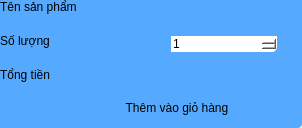
            <widget class="QWidget" name="page_home">
             <layout class="QVBoxLayout" name="verticalLayout_4">
              <property name="spacing">
               <number>0</number>
              </property>
              <property name="leftMargin">
               <number>0</number>
              </property>
              <property name="topMargin">
               <number>0</number>
              </property>
              <property name="rightMargin">
               <number>0</number>
              </property>
              <property name="bottomMargin">
               <number>0</number>
              </property>
              <item>
               <widget class="QFrame" name="frame">
                <property name="frameShape">
                 <enum>QFrame::StyledPanel</enum>
                </property>
                <property name="frameShadow">
                 <enum>QFrame::Raised</enum>
                </property>
                <widget class="QTableWidget" name="tableWidget">
                 <property name="geometry">
                  <rect>
                   <x>0</x>
                   <y>0</y>
                   <width>1001</width>
                   <height>341</height>
                  </rect>
                 </property>
                 <property name="styleSheet">
                  <string notr="true">background-color: rgb(255, 255, 255);
font: 75 10pt &quot;MS Shell Dlg 2&quot;;
</string>
                 </property>
                 <column>
                  <property name="text">
                   <string>ID</string>
                  </property>
                  <property name="textAlignment">
                   <set>AlignCenter</set>
                  </property>
                 </column>
                 <column>
                  <property name="text">
                   <string>PRICE</string>
                  </property>
                  <property name="textAlignment">
                   <set>AlignCenter</set>
                  </property>
                 </column>
                 <column>
                  <property name="text">
                   <string>BRAND</string>
                  </property>
                  <property name="textAlignment">
                   <set>AlignCenter</set>
                  </property>
                 </column>
                 <column>
                  <property name="text">
                   <string>CLICK BUY</string>
                  </property>
                  <property name="textAlignment">
                   <set>AlignCenter</set>
                  </property>
                 </column>
                </widget>
               </widget>
              </item>
              <item>
               <widget class="QFrame" name="frame_2">
                <property name="styleSheet">
                 <string notr="true">background-color: rgb(85, 170, 255);
border-bottom-left-radius:0px;
border-bottom-right-radius:5px;</string>
                </property>
                <property name="frameShape">
                 <enum>QFrame::StyledPanel</enum>
                </property>
                <property name="frameShadow">
                 <enum>QFrame::Raised</enum>
                </property>
                <layout class="QHBoxLayout" name="horizontalLayout_6">
                 <property name="spacing">
                  <number>0</number>
                 </property>
                 <property name="leftMargin">
                  <number>0</number>
                 </property>
                 <property name="topMargin">
                  <number>0</number>
                 </property>
                 <property name="rightMargin">
                  <number>0</number>
                 </property>
                 <property name="bottomMargin">
                  <number>0</number>
                 </property>
                 <item alignment="Qt::AlignHCenter|Qt::AlignVCenter">
                  <widget class="QFrame" name="frame_3">
                   <property name="frameShape">
                    <enum>QFrame::StyledPanel</enum>
                   </property>
                   <property name="frameShadow">
                    <enum>QFrame::Raised</enum>
                   </property>
                   <layout class="QHBoxLayout" name="horizontalLayout_7">
                    <property name="spacing">
                     <number>0</number>
                    </property>
                    <property name="leftMargin">
                     <number>0</number>
                    </property>
                    <property name="topMargin">
                     <number>0</number>
                    </property>
                    <property name="rightMargin">
                     <number>0</number>
                    </property>
                    <property name="bottomMargin">
                     <number>0</number>
                    </property>
                    <item alignment="Qt::AlignLeft">
                     <widget class="QFrame" name="frame_5">
                      <property name="frameShape">
                       <enum>QFrame::StyledPanel</enum>
                      </property>
                      <property name="frameShadow">
                       <enum>QFrame::Raised</enum>
                      </property>
                      <layout class="QVBoxLayout" name="verticalLayout_5">
                       <property name="spacing">
                        <number>0</number>
                       </property>
                       <property name="leftMargin">
                        <number>0</number>
                       </property>
                       <property name="topMargin">
                        <number>0</number>
                       </property>
                       <property name="rightMargin">
                        <number>0</number>
                       </property>
                       <property name="bottomMargin">
                        <number>0</number>
                       </property>
                       <item alignment="Qt::AlignLeft|Qt::AlignTop">
                        <widget class="QFrame" name="frame_7">
                         <property name="frameShape">
                          <enum>QFrame::StyledPanel</enum>
                         </property>
                         <property name="frameShadow">
                          <enum>QFrame::Raised</enum>
                         </property>
                         <layout class="QVBoxLayout" name="verticalLayout_6">
                          <property name="spacing">
                           <number>20</number>
                          </property>
                          <property name="leftMargin">
                           <number>0</number>
                          </property>
                          <property name="topMargin">
                           <number>0</number>
                          </property>
                          <property name="rightMargin">
                           <number>0</number>
                          </property>
                          <property name="bottomMargin">
                           <number>0</number>
                          </property>
                          <item>
                           <widget class="QLabel" name="label_2">
                            <property name="styleSheet">
                             <string notr="true">font: 75 14pt &quot;MS Shell Dlg 2&quot;;</string>
                            </property>
                            <property name="text">
                             <string>Tên sản phẩm</string>
                            </property>
                           </widget>
                          </item>
                          <item>
                           <widget class="QLabel" name="label_3">
                            <property name="styleSheet">
                             <string notr="true">font: 75 14pt &quot;MS Shell Dlg 2&quot;;
</string>
                            </property>
                            <property name="text">
                             <string>Số lượng</string>
                            </property>
                           </widget>
                          </item>
                          <item>
                           <widget class="QLabel" name="label_4">
                            <property name="styleSheet">
                             <string notr="true">font: 75 14pt &quot;MS Shell Dlg 2&quot;;</string>
                            </property>
                            <property name="text">
                             <string>Tổng tiền</string>
                            </property>
                           </widget>
                          </item>
                         </layout>
                        </widget>
                       </item>
                      </layout>
                     </widget>
                    </item>
                    <item>
                     <widget class="QFrame" name="frame_6">
                      <property name="frameShape">
                       <enum>QFrame::StyledPanel</enum>
                      </property>
                      <property name="frameShadow">
                       <enum>QFrame::Raised</enum>
                      </property>
                      <layout class="QVBoxLayout" name="verticalLayout_7">
                       <property name="spacing">
                        <number>0</number>
                       </property>
                       <property name="leftMargin">
                        <number>0</number>
                       </property>
                       <property name="topMargin">
                        <number>0</number>
                       </property>
                       <property name="rightMargin">
                        <number>0</number>
                       </property>
                       <property name="bottomMargin">
                        <number>0</number>
                       </property>
                       <item alignment="Qt::AlignRight|Qt::AlignTop">
                        <widget class="QFrame" name="frame_8">
                         <property name="frameShape">
                          <enum>QFrame::StyledPanel</enum>
                         </property>
                         <property name="frameShadow">
                          <enum>QFrame::Raised</enum>
                         </property>
                         <layout class="QVBoxLayout" name="verticalLayout_8">
                          <property name="spacing">
                           <number>20</number>
                          </property>
                          <property name="leftMargin">
                           <number>0</number>
                          </property>
                          <property name="topMargin">
                           <number>0</number>
                          </property>
                          <property name="rightMargin">
                           <number>0</number>
                          </property>
                          <property name="bottomMargin">
                           <number>0</number>
                          </property>
                          <item>
                           <widget class="QLineEdit" name="idSP">
                            <property name="styleSheet">
                             <string notr="true">font: 75 14pt &quot;MS Shell Dlg 2&quot;;</string>
                            </property>
                            <property name="text">
                             <string/>
                            </property>
                           </widget>
                          </item>
                          <item>
                           <widget class="QSpinBox" name="SoLuong">
                            <property name="styleSheet">
                             <string notr="true">font: 75 14pt &quot;MS Shell Dlg 2&quot;;
background-color: rgb(255, 255, 255);</string>
                            </property>
                            <property name="minimum">
                             <number>1</number>
                            </property>
                           </widget>
                          </item>
                          <item>
                           <widget class="QLineEdit" name="total">
                            <property name="styleSheet">
                             <string notr="true">font: 75 14pt &quot;MS Shell Dlg 2&quot;;</string>
                            </property>
                           </widget>
                          </item>
                         </layout>
                        </widget>
                       </item>
                       <item alignment="Qt::AlignRight">
                        <widget class="QFrame" name="frame_9">
                         <property name="frameShape">
                          <enum>QFrame::StyledPanel</enum>
                         </property>
                         <property name="frameShadow">
                          <enum>QFrame::Raised</enum>
                         </property>
                         <layout class="QVBoxLayout" name="verticalLayout_9">
                          <property name="spacing">
                           <number>0</number>
                          </property>
                          <property name="leftMargin">
                           <number>0</number>
                          </property>
                          <property name="topMargin">
                           <number>0</number>
                          </property>
                          <property name="rightMargin">
                           <number>0</number>
                          </property>
                          <property name="bottomMargin">
                           <number>0</number>
                          </property>
                          <item>
                           <widget class="QPushButton" name="addtoCart">
                            <property name="minimumSize">
                             <size>
                              <width>200</width>
                              <height>40</height>
                             </size>
                            </property>
                            <property name="cursor">
                             <cursorShape>OpenHandCursor</cursorShape>
                            </property>
                            <property name="styleSheet">
                             <string notr="true">font: 75 14pt &quot;MS Shell Dlg 2&quot;;
background-color: rgb(255, 255, 255);
border-radius: 5px;
QPushButton#addtoCart:hover{
	background-color: qlineargradient(spread:pad, x1:0, y1:0.505682, x2:1, y2:0.477, stop:0 rgba(150, 123, 111, 219), stop:1 rgba(85, 81, 84, 226));
}</string>
                            </property>
                            <property name="text">
                             <string>Thêm vào giỏ hàng</string>
                            </property>
                           </widget>
                          </item>
                         </layout>
                        </widget>
                       </item>
                      </layout>
                     </widget>
                    </item>
                   </layout>
                  </widget>
                 </item>
                 <item>
                  <widget class="QFrame" name="frame_4">
                   <property name="styleSheet">
                    <string notr="true">border-bottom-right-radius:5px;</string>
                   </property>
                   <property name="frameShape">
                    <enum>QFrame::StyledPanel</enum>
                   </property>
                   <property name="frameShadow">
                    <enum>QFrame::Raised</enum>
                   </property>
                   <layout class="QVBoxLayout" name="verticalLayout_16">
                    <item>
                     <widget class="QLabel" name="image">
                      <property name="styleSheet">
                       <string notr="true"/>
                      </property>
                      <property name="text">
                       <string/>
                      </property>
                     </widget>
                    </item>
                   </layout>
                  </widget>
                 </item>
                </layout>
               </widget>
              </item>
             </layout>
            </widget>
